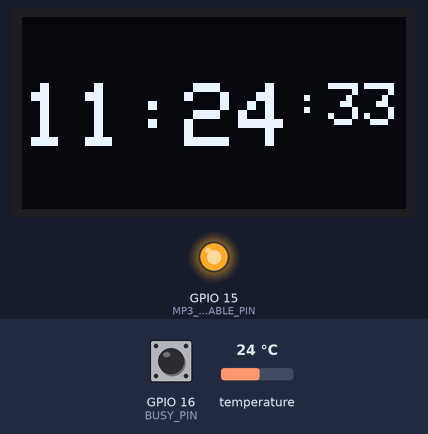
Recording of a sketch running on a simulated ESP8266 (NodeMCU). Parts: 128×64 one-colour display, output pins drawn as LEDs (lit = HIGH). Inputs (shaded band) come from the test bench; at power-on: GPIO 16 (BUSY_PIN) HIGH, temperature 24 °C. WiFi joins after 1.5 s; servers stay silent unless stated; network time is answered at once with the bench clock; the local clock reads 2024-03-15 10:24:30 at power-on unless the sketch sets it; the audio player accepts every command and is not drawn; what the sketch prints to the serial monitor is not drawn.

Above: at 3.4 s.
At 4.4 s:
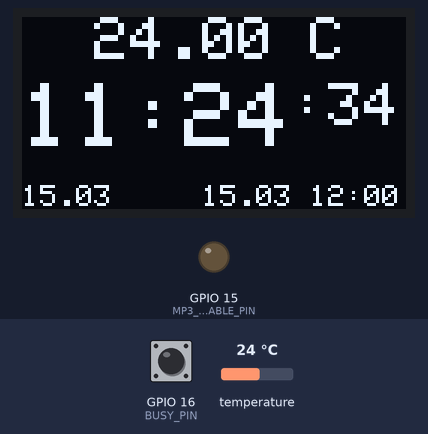
At 18.1 s:
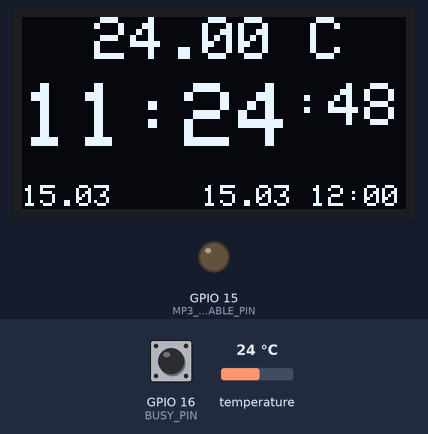
At 30.8 s:
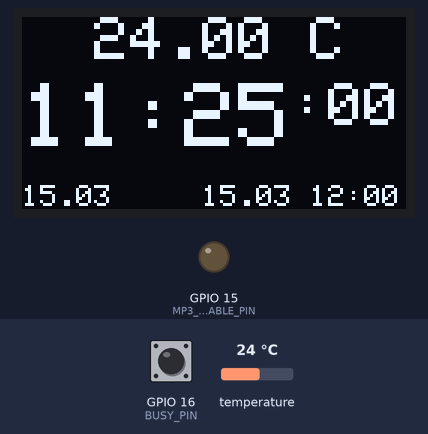
Timing chart, 0 to 32.3 s (numbered marks = the images above):
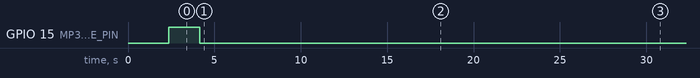

The sketch:

birdsong_clock_06.ino
```cpp
/*
This code requires mp3 files present on the mp3 player microSD card
SD card
|- folder named 01 - 99
|---- file named 001.mp3 - 255.mp3
To play this files, add them somewhere in the schedules below.
DO NOT USE OTHER NAMES unles you know what you are doing (read the DFplayer documentation for more options)
*/
#include <Adafruit_SSD1306.h>
#include <Wire.h>
#include <ESP8266WiFi.h>
#include <NTPClient.h>
#include <WiFiUdp.h>
#include <TimeLib.h>
#include <RTClib.h>
#include "Arduino.h"
#include "SoftwareSerial.h"
#include <DFPlayerMini_Fast.h>
#include <OneWire.h>
#include <DallasTemperature.h>
extern "C" {
  #include "user_interface.h"
}

int time_zone_offset = 1; //UTC + 1

// Data wire is connected to D0 on ESP8266 (GPIO4)
#define ONE_WIRE_BUS 13 // D7
// Setup a oneWire instance to communicate with any OneWire devices
OneWire oneWire(ONE_WIRE_BUS);
// Pass oneWire reference to Dallas Temperature.
DallasTemperature sensors(&oneWire);

// Define RX and TX pins for software serial
// #define RX_PIN 4  //D2 on ESP8266
// #define TX_PIN 5  //D1 on ESP8266
#define BUSY_PIN 16 //D0
#define MP3_ENABLE_PIN 15  // D8
//hardware Serial1 is on D4 (TX only). Connect it to software TX pin D1
bool is_dfplayer_hardware_serial1 = true;  //OBSOLETE use software serial for testing/debugging and hardware for normal run
bool disable_serial0 = true;   //disables printing for power save
int last_temperature_update_min = -1;   //minute of last temperature update, used to reduce the amount of temp readings
int last_date_update_day = -1;  //day of last date update

// Create a SoftwareSerial object
// SoftwareSerial mySoftwareSerial(RX_PIN, TX_PIN);

DFPlayerMini_Fast myDFPlayer;
// void printDetail(uint8_t type, int value);
// void initialize_DFPlayer();

#define SCREEN_WIDTH 128 // OLED display width, in pixels
#define SCREEN_HEIGHT 64 // OLED display height, in pixels

#define OLED_RESET     -1   // Reset pin # (or -1 if sharing Arduino reset pin)
#define SCREEN_ADDRESS 0x3C // OLED I2C address
#define OLED_SDA 14         // SDA pin (D5)
#define OLED_SCL 12         // SCL pin (D6)

const char* ssid     = "Tech_D0058680"; // Replace with your WiFi SSID
const char* password = "HBKKCQQR";      // Replace with your WiFi password

WiFiUDP ntpUDP;
NTPClient timeClient(ntpUDP, "pool.ntp.org", 0, 60000); // UTC time, update every 60 seconds

Adafruit_SSD1306 *display;
RTC_DS1307 rtc;
bool DST_is_set = false;
// bool DFPlayer_awake = false; //keep tracking of the player's status to manage it properly

// Structure to hold schedule entries
struct ScheduleEntry {
  uint8_t month;
  uint8_t day;
  uint8_t hour;
  uint8_t minute;
  uint8_t folder;
  int songID;
};
// Array of special entries
ScheduleEntry spec_schedule[] = {
  {1, 1, 0, 0, 13, 1},
  {4, 2, 21, 37, 13, 2},
  {6, 22, 5, 0, 13, 3},
  {11, 11, 11, 11, 13, 4},
  {12, 24, 18, 0, 13, 5},
  {12, 25, 9, 0, 13, 6},
};
//Array of normal entries
ScheduleEntry daily_schedule[] = {
  {0, 0, 6, 0, 1, 6},
  {0, 0, 7, 0, 1, 7},
  {0, 0, 8, 0, 1, 8},
  {0, 0, 9, 0, 1, 9},
  {0, 0, 10, 0, 1, 10},
  {0, 0, 11, 0, 1, 11},
  {0, 0, 12, 0, 1, 12},
  {0, 0, 13, 0, 1, 13},
  {0, 0, 14, 0, 1, 14},
  {0, 0, 15, 0, 1, 15},
  {0, 0, 16, 0, 1, 16},
  {0, 0, 17, 0, 1, 17},
  {0, 0, 18, 0, 1, 18},
  {0, 0, 19, 0, 1, 19},
  {0, 0, 20, 0, 1, 20},
  {0, 0, 21, 0, 1, 21},
};

//variables
ScheduleEntry NextPlayPoint, NPP1, NPP2;
bool play_point_done = true;

void setup() {
  Serial.begin(9600);
  Serial.println("Starting DST Tests...");
  testDST(); // Test DST logic

  // Initialize OLED display
  display = new Adafruit_SSD1306(SCREEN_WIDTH, SCREEN_HEIGHT, &Wire, OLED_RESET);
  Wire.begin(OLED_SDA, OLED_SCL);
  if (!display->begin(SSD1306_SWITCHCAPVCC, SCREEN_ADDRESS)) {
    Serial.println("SSD1306 allocation failed");
    for (;;); // Stop here if display initialization fails
  }
  display->clearDisplay();

  // Initialize the DS18B20 temperature sensor
  sensors.begin();

  unsigned long timeout = 10000; // Timeout duration in milliseconds (10 seconds)
  sync_RTC_from_WiFi(ssid, password, timeout);
  adjustRTCForDST(); // Ensure RTC is in sync with DST

  pinMode(BUSY_PIN, INPUT_PULLUP);
  pinMode(MP3_ENABLE_PIN, OUTPUT);
  // initialize_DFPlayer(is_dfplayer_hardware_serial1);
  //play welcome slong
  play_a_song(4, 5, 1, 1);

  WiFi.disconnect();
  WiFi.mode(WIFI_OFF);
  Serial.println("Wi-Fi is turned off to save power.");

  if(disable_serial0){
      Serial.end();   //disable printing
  }
}


void loop() {
  // if(digitalRead(MP3_ENABLE_PIN) == HIGH){
  //   if(digitalRead(BUSY_PIN) == HIGH){
  //     myDFPlayer.volume(0);
  //     delay(100);
  //     digitalWrite(MP3_ENABLE_PIN, LOW);
  //   }
  // }
  DateTime now = rtc.now();
  display_time(now);
  if(play_point_done){
    NPP1 = findNextSchedule_daily(now);
    print_next_event(NPP1);
    NPP2 = findNextSchedule(now);
    print_next_event(NPP2);
    NextPlayPoint = select_closest_entry(now, NPP1, NPP2);
    print_next_event(NextPlayPoint);
    display_next_time(NextPlayPoint);
    play_point_done = false;
  }
  if (now.minute() == NextPlayPoint.minute &&
    now.hour() == NextPlayPoint.hour &&
    now.day() == NextPlayPoint.day &&
    now.month() == NextPlayPoint.month){
    play_a_song(5, 25, NextPlayPoint.folder, NextPlayPoint.songID);
    play_point_done = true;
  }

  ls_delay(950); //avoid the display seconds skipping too often
}

void print_next_event(ScheduleEntry nextEvent){
    Serial.print("Next event: Day ");
    Serial.print(nextEvent.day);
    Serial.print(", Month ");
    Serial.print(nextEvent.month);
    Serial.print(", Time ");
    Serial.print(nextEvent.hour);
    Serial.print(":");
    Serial.print(nextEvent.minute);
    Serial.print(", folder: ");
    Serial.print(nextEvent.folder);
    Serial.print(", songID:");
    Serial.println(nextEvent.songID);
}

ScheduleEntry select_closest_entry(DateTime now, ScheduleEntry NPP1, ScheduleEntry NPP2){
  ScheduleEntry nextEvent = {0, 0, 0, 0, -1};
  uint32_t minDifference = UINT32_MAX;

  ScheduleEntry schedules[] = {NPP1, NPP2};
  for (int i = 0; i < 2; i++) {
    DateTime eventDate(now.year(), schedules[i].month, schedules[i].day, schedules[i].hour, schedules[i].minute);

    if (eventDate < now) {
      // If the event date is in the past, add a year
      eventDate = DateTime(now.year() + 1, schedules[i].month, schedules[i].day,
                  schedules[i].hour, schedules[i].minute);
    }

    uint32_t difference = (eventDate.unixtime() - now.unixtime());

    if (difference < minDifference) {
      minDifference = difference;
      nextEvent = schedules[i];
    }
  }
  return nextEvent;
}

// Function to find the next schedule entry
ScheduleEntry findNextSchedule(DateTime now) {
  ScheduleEntry nextEvent = {0, 0, 0, 0, -1};
  uint32_t minDifference = UINT32_MAX;

  for (int i = 0; i < sizeof(spec_schedule) / sizeof(spec_schedule[0]); i++) {
    DateTime eventDate(now.year(), spec_schedule[i].month, spec_schedule[i].day,
                       spec_schedule[i].hour, spec_schedule[i].minute);

    if (eventDate < now) {
      // If the event date is in the past, add a year
      eventDate = DateTime(now.year() + 1, spec_schedule[i].month, spec_schedule[i].day,
                           spec_schedule[i].hour, spec_schedule[i].minute);
    }

    uint32_t difference = (eventDate.unixtime() - now.unixtime());

    if (difference < minDifference) {
      minDifference = difference;
      nextEvent = spec_schedule[i];
    }
  }
  return nextEvent;
}

ScheduleEntry findNextSchedule_daily(DateTime now) {
  ScheduleEntry nextEvent = {0, 0, 0, 0, -1};
  uint32_t minDifference = UINT32_MAX;

  for (int i = 0; i < sizeof(daily_schedule) / sizeof(daily_schedule[0]); i++) {
    DateTime eventDate(now.year(), now.month(), now.day(),
                       daily_schedule[i].hour, daily_schedule[i].minute);

    if (eventDate < now) {
      // If the event date is in the past, add one day
      eventDate = eventDate + TimeSpan(1, 0, 0, 0); // Add 1 day (1 day, 0 hours, 0 minutes, 0 seconds)
    }

    uint32_t difference = (eventDate.unixtime() - now.unixtime());

    if (difference < minDifference) {
      minDifference = difference;
      nextEvent = daily_schedule[i];
      nextEvent.month = eventDate.month();
      nextEvent.day = eventDate.day();
      nextEvent.folder = 1;   //so boring, but play from one folder for now
      // nextEvent.folder = pick_right_season(now);
    }
  }
  return nextEvent;
}

//Useful if you want to organize your music according to 4 seasons
int pick_right_season(DateTime now){
  // {3, 21}, //first day of spring
  // {6, 22}, //first day of summer
  // {9, 23}, //first day of autumn
  // {12, 22}, //first day of winter
  int day = now.day();
  int month = now.month();
  int month100xday = month*100 + day;
  // int N = sizeof(season_select) / sizeof(season_select[0];
    if(month100xday < 321){ return(4);}
    if(month100xday < 622){ return(1);}
    if(month100xday < 923){ return(2);}
    if(month100xday < 1222){ return(3);
    }else{ return(4);}
}

void sync_RTC_from_WiFi(const char* ssid, const char* password, unsigned long timeout) {
  unsigned long startAttemptTime = millis();

  // Connect to WiFi
  WiFi.begin(ssid, password);
  while (WiFi.status() != WL_CONNECTED) {
    if (millis() - startAttemptTime >= timeout) {
      Serial.println("Failed to connect to WiFi. Using existing RTC time.");
      return;
    }
    delay(1000);
    Serial.println("Connecting to WiFi...");
  }
  Serial.println("Connected to WiFi");

  // Initialize RTC
  if (!rtc.begin()) {
    Serial.println("Couldn't find RTC. Using existing RTC time.");
    return;
  }

  // Sync RTC from NTP on startup
  syncRTCFromNTP();
}

// Mainly for testing
void nice_delay_s(int seconds){
  for(int i = 0; i<seconds; i++){
    display_time(rtc.now());
    ls_delay(950); //avoid the display seconds skipping too often
  }
}

// Custom Light Sleep delay function
void ls_delay(unsigned long milliseconds) {
  // Configure Wi-Fi to NULL_MODE to ensure it's off
  wifi_set_opmode(NULL_MODE);
  // Set up Light Sleep
  wifi_fpm_set_sleep_type(LIGHT_SLEEP_T); // Set to Light Sleep mode
  wifi_fpm_open(); // Open Force Sleep API
  // Enter Light Sleep for the specified duration
  wifi_fpm_do_sleep(milliseconds * 1000); // Time is in microseconds, so 1000 ms = 1,000,000 µs
  // Force the chip to sleep
  delay(milliseconds); // Temporary fix to ensure sleep occurs
  wifi_fpm_close(); // Close Force Sleep API after waking up
}

//Play a song with rising volume
void play_a_song(int min_vol, int max_vol, int folder_num, int track_num){
    Serial1.begin(9600);
    digitalWrite(MP3_ENABLE_PIN, HIGH);
    delay(200);
    while(!myDFPlayer.begin(Serial1)) {
      Serial.println(F("Unable to begin:"));
      Serial.println(F("1.Please recheck the connection!"));
      Serial.println(F("2.Please insert the SD card!"));
    }
    myDFPlayer.playFolder(folder_num, track_num);
    Serial.print(F("Now playing folder number: "));
    Serial.print(folder_num);
    Serial.print(F(", file number: "));
    Serial.print(track_num);
    Serial.println(F("."));
    for(int i = min_vol; i<max_vol; i++){
        myDFPlayer.volume(i);  //Set volume value. From 0 to 30
        delay(200);
        display_time(rtc.now());
    }
    while(digitalRead(BUSY_PIN)==0){
        ls_delay(1000);
        display_time(rtc.now());
    }
    myDFPlayer.volume(0);  //Set volume value. From 0 to 30
    Serial1.end();
    digitalWrite(MP3_ENABLE_PIN, LOW);
}

void testDST() {
  // DST stands for daylight saving time
  Serial.println("Testing DST Logic...");

  // Test cases for key dates
  DateTime testDates[] = {
    DateTime(2024, 3, 24, 1, 0, 0),  // One week before DST starts
    DateTime(2024, 3, 31, 1, 59, 59), // Just before DST starts
    DateTime(2024, 3, 31, 2, 0, 0),   // DST starts
    DateTime(2024, 6, 15, 12, 0, 0),  // Middle of DST
    DateTime(2024, 10, 27, 2, 59, 59), // Just before DST ends
    DateTime(2024, 10, 27, 3, 0, 0),   // DST ends
    DateTime(2024, 12, 15, 12, 0, 0),  // Middle of Standard Time
  };
    /*
2024-03-24 01:00:00: DST = No (CET)
2024-03-31 01:59:59: DST = No (CET)
2024-03-31 02:00:00: DST = Yes (CEST)
2024-06-15 12:00:00: DST = Yes (CEST)
2024-10-27 02:59:59: DST = Yes (CEST)
2024-10-27 03:00:00: DST = No (CET)
2024-12-15 12:00:00: DST = No (CET)
*/

  for (int i = 0; i < sizeof(testDates) / sizeof(testDates[0]); i++) {
    DateTime current = testDates[i];
    bool dstResult = isDST(current);

    Serial.print("Date: ");
    Serial.print(current.year());
    Serial.print("-");
    Serial.print(current.month());
    Serial.print("-");
    Serial.print(current.day());
    Serial.print(" ");
    Serial.print(current.hour());
    Serial.print(":");
    Serial.print(current.minute());
    Serial.print(":");
    Serial.print(current.second());
    Serial.print(" -> DST: ");
    Serial.println(dstResult ? "Yes (CEST)" : "No (CET)");
  }
}

// Function to check if it's DST
bool isDST(DateTime now) {
  // DST is active from the last Sunday in March to the last Sunday in October
  if (now.month() > 3 && now.month() < 10) {
    return true;
  }

  if (now.month() == 3) {
    // Find last Sunday in March
    DateTime lastSunday = DateTime(now.year(), 3, 31, 2, 0, 0);
    while (lastSunday.dayOfTheWeek() != 0) {
      lastSunday = lastSunday - TimeSpan(1, 0, 0, 0);
    }
    // DST starts at 2:00 AM on the last Sunday in March
    return now >= lastSunday;
  }

  if (now.month() == 10) {
    // Find last Sunday in October
    DateTime lastSunday = DateTime(now.year(), 10, 31, 3, 0, 0);
    while (lastSunday.dayOfTheWeek() != 0) {
      lastSunday = lastSunday - TimeSpan(1, 0, 0, 0);
    }
    // DST ends at 3:00 AM on the last Sunday in October
    return now < lastSunday;
  }
  return false;
}

void syncRTCFromNTP() {
  while (!timeClient.update()) {
    timeClient.forceUpdate();
  }

  // Get UTC time from NTP
  time_t ntpTime = timeClient.getEpochTime();
  DateTime nowUTC = DateTime(ntpTime);

  // Add time offset (UTC +1 by default)
  DateTime nowLocal = nowUTC + TimeSpan(time_zone_offset * 3600); // UTC +1

  // Check if DST applies
  bool dstNow = isDST(nowLocal);
  if (dstNow) {
    nowLocal = nowLocal + TimeSpan(1 * 3600); // Add 1 hour for DST (UTC +2)
  }

  // Update RTC and DST flag
  rtc.adjust(nowLocal);
  DST_is_set = dstNow;

  Serial.print("RTC updated from NTP with time zone offset of ");
  Serial.print(time_zone_offset);
  Serial.println(" hour");
}

void adjustRTCForDST() {
  DateTime now = rtc.now();
  bool dstNow = isDST(now);

  if (dstNow != DST_is_set) {
    // DST mismatch, adjust the RTC time
    if (dstNow) {
      now = now + TimeSpan(1 * 3600); // Add 1 hour for DST
    } else {
      now = now - TimeSpan(1 * 3600); // Subtract 1 hour for standard time
    }

    rtc.adjust(now);  // DateTime now = rtc.now(); // Get the local time
    DST_is_set = dstNow;

    Serial.println("RTC adjusted for DST change");
  }
}

void display_time(DateTime now) {
  int X = 0;
  int Y = 22;
  int month = now.month();
  if( month == 3 || month == 10){
    adjustRTCForDST(); // Ensure RTC is in sync with DST
  }
  // display->clearDisplay();
  // Clear specific area
  display->fillRect(X, Y, 128, 24, SSD1306_BLACK);

  display->setTextSize(3);
  display->setTextColor(SSD1306_WHITE);
  display->setCursor(X, Y);

  // Display the current time
  if (now.hour() < 10) display->print("0");
  display->print(now.hour());
  display->setTextSize(3);
  display->print(":");
  display->setTextSize(3);
  if (now.minute() < 10) display->print("0");
  display->print(now.minute());
  display->setTextSize(2);
  display->print(":");
  if (now.second() < 10) display->print("0");
  display->print(now.second());
  display->display();
  if(now.minute() != last_temperature_update_min){
    display_temperature();
    last_temperature_update_min = now.minute();
  }
  if(now.day() != last_date_update_day){   // no need to update the date too frequently
    last_date_update_day = now.day();
    X = 0;
    Y = 56;
    display->fillRect(X, Y, 59, 8, SSD1306_BLACK);
    display->setTextSize(1);
    display->setCursor(X, Y);
    if (now.day() < 10) display->print("0");
    display->print(now.day());
    display->print(".");
    if (now.month() < 10) display->print("0");
    display->print(now.month());
    display->display();
  }

}

void display_temperature(){
  sensors.requestTemperatures();
  // Fetch the temperature value in Celsius
  float temperatureC = sensors.getTempCByIndex(0);
  // Clear specific area
  display->fillRect(0, 0, 128, 16, SSD1306_BLACK);
  display->setTextSize(2);
  display->setTextColor(SSD1306_WHITE);
  display->setCursor(24, 0);
  display->print(temperatureC);
  display->print(F(" C"));
  display->display();
}

void display_next_time(ScheduleEntry next) {
  // set start coordinates
  int X = 60;
  int Y = 56;
  display->fillRect(X, Y, 64, 8, SSD1306_BLACK);
  display->setTextSize(1);
  display->setTextColor(SSD1306_WHITE);
  display->setCursor(X, Y);
  if (next.day < 10) display->print("0");
  display->print(next.day);
  display->print(".");
  if (next.month < 10) display->print("0");
  display->print(next.month);
  display->print(" ");
  if (next.hour < 10) display->print("0");
  display->print(next.hour);
  display->print(":");
  if (next.minute < 10) display->print("0");
  display->print(next.minute);
  display->display();
}
```

Measured:
- what the display in image 0 shows lasts 0.8 s, from 3.3 s to 4.1 s
- what the display in image 1 shows lasts 0.9 s, from 4.4 s to 5.3 s
- what the display in image 2 shows lasts 2.0 s, from 18.0 s to 20.0 s
